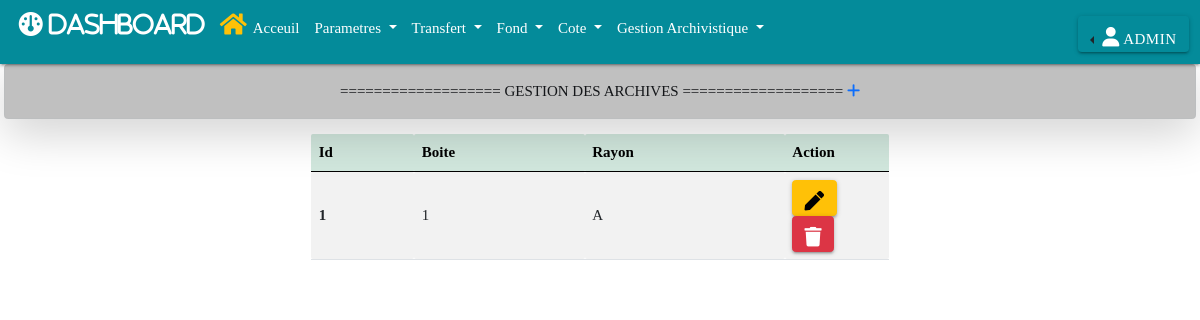
Page /cote/boite (signed in) on the committed database.
### authentication/models.py (models this page shows, shortened)
class User(AbstractUser):
    PUBLIC = 'PUBLIC'
    ARCHIVISTE = 'ARCHIVISTE'
    ADMINISTRATEUR = 'ADMINISTRATEUR'
    ROLE_CHOICES = (
    (PUBLIC, 'Public'),
    (ARCHIVISTE, 'Archiviste'),
    (ADMINISTRATEUR, 'Administrateur')
    )
    photo = models.ImageField(upload_to='users_img/', null=True, blank=True)
    role = models.CharField(max_length=30, choices=ROLE_CHOICES, verbose_name='Rôle')

### cote/models.py (models this page shows, shortened)
class Boite(models.Model):
    boite = models.IntegerField(null=True, blank=True)
    rayon = models.ForeignKey(Rayon, null=True, blank=True, on_delete=models.CASCADE)
    create_at = models.DateField(auto_now_add=True, null=True)
    modified_at = models.DateTimeField(auto_now_add=True)

class Rayon(models.Model):
    rayon = models.CharField(null=True, blank=True, max_length=5)
    travee = models.ForeignKey(Travee, null=True, blank=True, on_delete=models.CASCADE)
    create_at = models.DateField(auto_now_add=True, null=True)
    modified_at = models.DateTimeField(auto_now_add=True)
    def __str__(self):
        return self.rayon

### cote/views.py (the view)
# urls.py: path('cote/boite', views.boite, name="boite"),
def boite(request):
    boites = Boite.objects.all()
    context = {'boites':boites}
    return render(request, 'cote/boite/boite.html', context)

### cote/templates/cote/boite/boite.html (shortened to what this page needs)
{% extends 'base.html' %}
{% block add %}
<a href="{% url 'add_boite' %}" title="Ajouter une boite">
  <i class="fa-solid fa-plus"></i>
<a/>
{% endblock add %}
{% block main %}
<div class="container mt-3 w-50">
    <table id="example" class="table table-striped" style="width:100%">
        <thead class="table-success">
            <tr>
                <th>Id</th>
                <th>Boite</th>
                <th>Rayon</th>
                <th style="width: 18%;">Action</th>
            </tr>
        </thead>
        <tbody>
            {% for boite in boites %}
            <tr>
                <th scope="row">{{boite.id}}</th>
                <td>{{boite.boite}}</td>
                <td>{{boite.rayon}}</td>
                <td>
                    <a href="{% url 'edit_boite' boite.id %}" type="button" class="btn btn-warning" title="Edit boite">
                        <i class="fas fa-pen"></i>
                    </a>
                    <a href="{% url 'delete_boite' boite.id %}" type="button" class="btn btn-danger" title="Supprimer boite">
                        <i class="fas fa-trash"></i>
                    </a>
                </td>
            </tr>
            {% endfor %}
        </tbody>
    </table>
</div>
{% endblock main %}

### templates/base.html (shortened to what this page needs)
{% load static %}
<!DOCTYPE html>
<html>
    <head>
        <link rel="stylesheet" href="{% static "css/styles.css" %}">
        <link rel="stylesheet" href="{% static "materialize/css/materialize.min.css" %}">
        <link rel="stylesheet" href="{% static "materialize/js/materialize.min.js" %}">
    	  <link href="https://cdn.jsdelivr.net/npm/bootstrap@5.0.2/dist/css/bootstrap.min.css" rel="stylesheet">
		    <link rel="stylesheet" href="https://cdn.jsdelivr.net/npm/bootstrap-icons@1.9.1/font/bootstrap-icons.css">
   		  <link href="https://cdn.jsdelivr.net/npm/bootstrap@5.0.2/dist/css/bootstrap.min.css" rel="stylesheet">
    	  <link rel="stylesheet" href="https://cdnjs.cloudflare.com/ajax/libs/font-awesome/6.1.1/css/all.min.css">
    	  <link rel="stylesheet" href="https://cdnjs.cloudflare.com/ajax/libs/font-awesome/5.15.4/css/all.min.css" />
		    <link rel="stylesheet" type="text/css" href="https://cdn.datatables.net/v/bs5/jq-3.6.0/jszip-2.5.0/dt-1.12.1/b-2.2.3/b-html5-2.2.3/b-print-2.2.3/datatables.min.css"/>
        <link rel="stylesheet" href="https://cdnjs.cloudflare.com/ajax/libs/Chart.js/2.8.0/Chart.min.css" />
        </head>
    <body>
    {% block nav %}
        <nav class="navbar navbar-expand-lg navbar-light sticky-top" style="background-color: #048B9A;">
            <div class="container-fluid">
              <div class="collapse navbar-collapse" id="navbarTogglerDemo01">
                <ul class="navbar-nav me-auto mb-2 mb-lg-0">
                  <li class="nav-item">
                    <a class="nav-link active" aria-current="page" href="{% url 'statistique' %}"><i class="fa fa-dashboard text-white">&nbsp;dashboard</i></a>
                  </li>
                  <li class="nav-item">
                    <a class="nav-link active text-white" aria-current="page" href="{% url 'home' %}"><i class="fa fa-house text-warning">&nbsp;</i>Acceuil</a>
                  </li>
                  <li class="nav-item dropdown">
                    <a class="nav-link dropdown-toggle text-white" href="#" id="navbarScrollingDropdown" role="button" data-bs-toggle="dropdown" aria-expanded="false">
                      Parametres
                    </a>
                  </li>
                  <li class="nav-item dropdown">
                    <a class="nav-link dropdown-toggle text-white" href="#" id="navbarScrollingDropdown" role="button" data-bs-toggle="dropdown" aria-expanded="false">
                      Transfert
                    </a>
                  </li>
                  <li class="nav-item dropdown">
                    <a class="nav-link dropdown-toggle text-white" href="#" id="navbarScrollingDropdown" role="button" data-bs-toggle="dropdown" aria-expanded="false">
                     Fond
                    </a>
                  </li>
                  <li class="nav-item dropdown">
                    <a class="nav-link dropdown-toggle text-white" href="#" id="navbarScrollingDropdown" role="button" data-bs-toggle="dropdown" aria-expanded="false">
                     Cote
                    </a>
                  </li>
                  <li class="nav-item dropdown">
                    <a class="nav-link dropdown-toggle text-white" href="#" id="navbarScrollingDropdown" role="button" data-bs-toggle="dropdown" aria-expanded="false">
                     Gestion Archivistique
                    </a>
                  </li>
                </ul>
                <div class="row mb-0 h-10">
                  <div class="dropdown dropstart">
                    {% if user.is_authenticated %}
                    <button class="btn btn-white dropdown-toggle" type="button" data-bs-toggle="dropdown" aria-expanded="false">
                      <i class="fa-solid fa-user text-white"></i>
                      <span class="text-white font-italic font-weight-bold">{{request.user}}</span>
                    </button>
                    {% endif %}
                  </div>
                </div>
              </div>
            </div>
          </nav>
          <div class="alert alert-dark text-center shadow-lg rounded mx-1" role="alert" style="background-color: #C0C0C0;">
            =================== GESTION DES ARCHIVES ===================
            {% block add %}
             {% endblock add %}
          </div>
        {% endblock nav %}
          {% block main %}
					{% endblock main %}
    </body>
</html>

### archivages/static/css/styles.css (style rules this page uses)
* { padding: 0; margin: 0; box-sizing: border-box; list-style-type: none; text-decoration: none; font-family: "verdana"; }

### rows in the picture
User: user "ADMIN"
Boite: id "1", boite "1", rayon "A"
